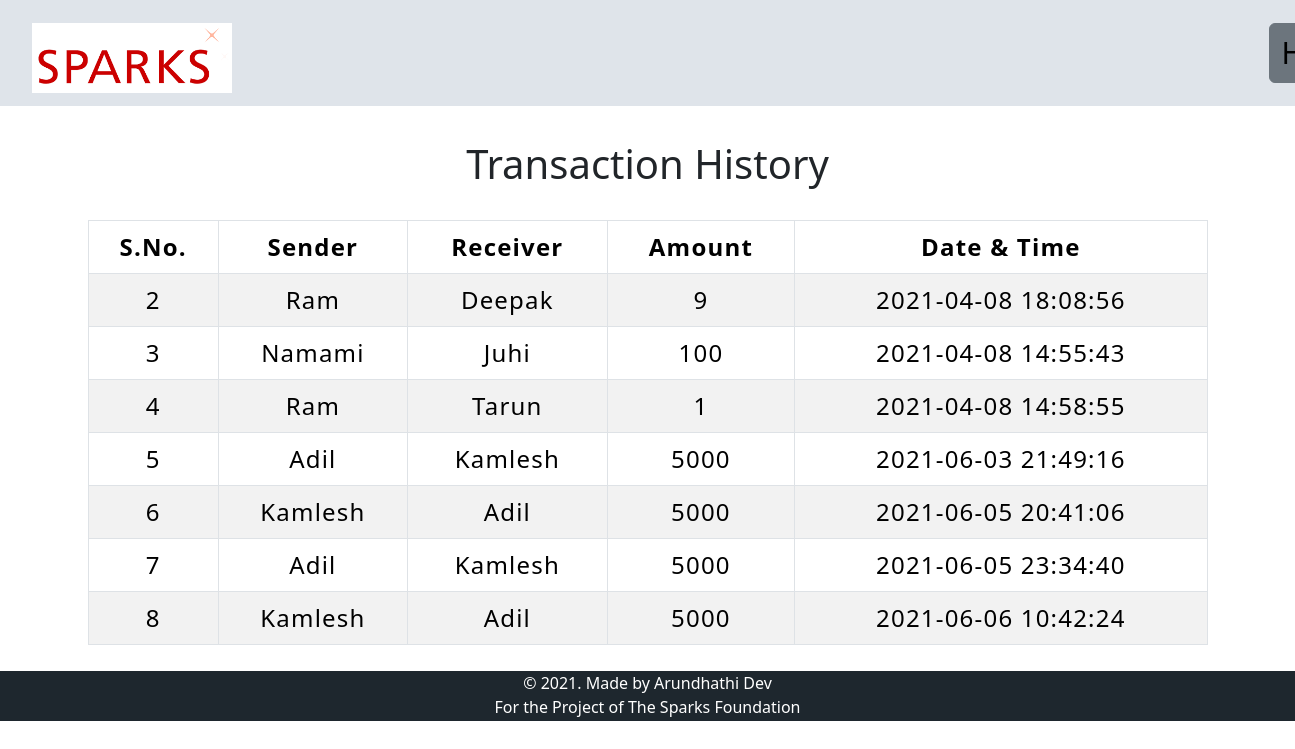
The page /transactionhistory.php on the database its author committed.
### tables this page shows
CREATE TABLE `transaction` (
  `sno` int(3) NOT NULL,
  `sender` text NOT NULL,
  `receiver` text NOT NULL,
  `balance` int(8) NOT NULL,
  `datetime` datetime NOT NULL DEFAULT current_timestamp()
);

### transactionhistory.php (the view)
<?php
  include 'h.php';
?>
	<div class="container">
        <h2 class="text-center pt-4">Transaction History</h2>
       <br>
       <div class="table-responsive-sm">
    <table class="table table-hover table-striped table-condensed table-bordered">
        <thead>
            <tr>
                <th class="text-center">S.No.</th>
                <th class="text-center">Sender</th>
                <th class="text-center">Receiver</th>
                <th class="text-center">Amount</th>
                <th class="text-center">Date & Time</th>
            </tr>
        </thead>
        <tbody>
        <?php
            include 'config.php';
            $sql ="select * from transaction";
            $query =mysqli_query($conn, $sql);
            while($rows = mysqli_fetch_assoc($query))
            {
        ?>
            <tr>
            <td class="py-2"><?php echo $rows['sno']; ?></td>
            <td class="py-2"><?php echo $rows['sender']; ?></td>
            <td class="py-2"><?php echo $rows['receiver']; ?></td>
            <td class="py-2"><?php echo $rows['balance']; ?> </td>
            <td class="py-2"><?php echo $rows['datetime']; ?> </td>
        <?php
            }
        ?>
        </tbody>
    </table>
    </div>
</div>
<?php include('footer.php'); ?>
</body>
</html>

### h.php (shortened to what this page needs)
<!DOCTYPE html>
<html lang="en">
<head>
  <link rel="stylesheet" type="text/css" href="bootstrap/css/bootstrap.min.css">
  <link rel="stylesheet" type="text/css" href="css/index1.css">
  <link rel="stylesheet" type="text/css" href="css/table.css">
  <link rel="stylesheet" type="text/css" href="css/createuser.css">
</head>
<body>
  <nav class="navbar navbar-expand-lg navbar-light" style="background-color: #dfe4ea;">
    <div class="container-fluid">
      <a class="navbar-brand logo" href="index.php"><img src="img/sparks.png" alt="logo" height=70px width=200px style="margin-left: 20px; margin-top:10px"></a>
      <div class="collapse navbar-collapse justify-content-end" id="navbarNav">
        <ul class="navbar-nav">
        <a class="nav-item btn btn-secondary" href="index.php" style = "color: black; font-size: 30px; margin-left: 87%; padding-bottom: 6%; ">Home</a>
        </ul>
      </div>
    </div>
  </nav>

### footer.php
<div id="container">
    <div id="header">© 2021. Made by Arundhathi Dev <br>
      For the Project of The Sparks Foundation</div>
 </div>

### css/index1.css (style rules this page uses)
.navbar { margin-bottom: 0 !important; border: 0 !important; }
a { text-decoration: none; }
#container #header { background-color:#1e272e; color: white; text-align: center; height: 50px; margin-bottom: 0 !important; border: 0 !important; margin-bottom: 5px; }

### css/table.css (style rules this page uses)
* { padding: 10; margin: 0; box-sizing: border-box; }
h2 { font-size: 40px; }
table { letter-spacing: 1.2px; color: rebeccapurple; height: 80%; width:100%; font-size: 24px; background-color: rgb(206, 239, 250); }
td { text-align: center; padding: 2%; font-size: 24px; }

### css/createuser.css (style rules this page uses)
.container { flex: 0 1 700px; width: 100%; margin: auto; padding: 10px; }

### rows shown on the page
transaction: sno "2", sender "Ram", receiver "Deepak", balance "9", datetime "2021-04-08 18:08:56"
transaction: sno "3", sender "Namami", receiver "Juhi", balance "100", datetime "2021-04-08 14:55:43"
transaction: sno "4", sender "Ram", receiver "Tarun", balance "1", datetime "2021-04-08 14:58:55"
transaction: sno "5", sender "Adil", receiver "Kamlesh", balance "5000", datetime "2021-06-03 21:49:16"
transaction: sno "6", sender "Kamlesh", receiver "Adil", balance "5000", datetime "2021-06-05 20:41:06"
transaction: sno "7", sender "Adil", receiver "Kamlesh", balance "5000", datetime "2021-06-05 23:34:40"
transaction: sno "8", sender "Kamlesh", receiver "Adil", balance "5000", datetime "2021-06-06 10:42:24"
